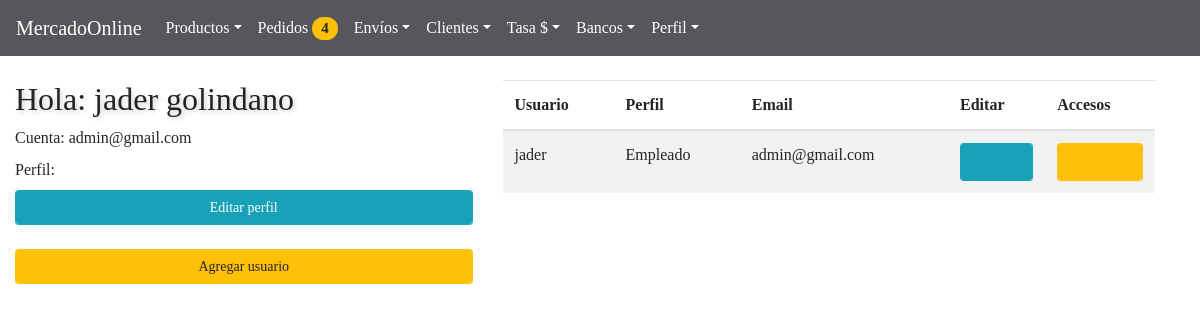
The page /BackAdmin/updateCount (signed in) on the database its author committed.
### tables this page shows
CREATE TABLE `empleados` (
  `id` int(11) NOT NULL,
  `user` text NOT NULL,
  `password` text NOT NULL,
  `name` text NOT NULL,
  `lastname` text NOT NULL,
  `intents` int(11) NOT NULL,
  `rol` int(11) NOT NULL,
  `enable` int(11) NOT NULL
);

### BackAdmin/controllers/controllerPage.php (called while the page is built)
<?php
class page{
 public static function template(){
 			include "views/template.php";
 		}
 public static function pageConnectController(){
if (isset( $_GET["action"])) {
	 	$controllerPage = $_GET["action"];
}
else{
	$controllerPage ="index";
}
 	$answer = pageModel::pageConnectModel($controllerPage);
 	include $answer;
 }
}

### BackAdmin/models/connection.php (called while the page is built)
<?php
class connection{
	 public static function connect(){
	 	$link = new PDO("mysql:host=localhost;dbname=mercadoonline","root","");
	 	return $link;
	 }
}

### BackAdmin/models/usersModels.php (called while the page is built, shortened)
<?php
require_once "connection.php";
class userModel{
 public static function viewUserPerfilModel($dataModel, $table){
$stmt = connection::connect()->prepare("SELECT user, name, lastname, rol FROM $table WHERE id = :id AND user = :user");
 	 	$stmt ->bindParam(":id",$dataModel["id"],PDO::PARAM_INT);
		$stmt ->bindParam(":user",$dataModel["user"],PDO::PARAM_STR);
		 $stmt -> execute();
		 return $stmt->fetch();
 		}
  public static function  viewUsersModel($table){
  	$stmt = connection::connect()->prepare("SELECT id, user, rol, name, lastname FROM $table ORDER BY rol DESC");
 	$stmt -> execute();
	return $stmt->fetchAll();
  		}
}

### BackAdmin/controllers/usersControllers.php (the view, shortened to what this page needs)
<?php
class userController{
 public static function  viewUserPerfilController(){
 				if (isset($_SESSION["id"]) && $_SESSION["user"] ) {
 					$dataController = array("id"=>$_SESSION["id"], "user"=>$_SESSION["user"]);
 					$table = "empleados";
 				$answer = userModel::viewUserPerfilModel($dataController, $table);
 			echo '
 			<h2>Hola: '.$answer["name"].' '.$answer["lastname"].'</h2>
			<label for="input"  col-form-label is-valid">Cuenta:  '.$answer["user"].'</label>
			<br>
			<label for="input"  col-form-label is-valid">Perfil: '.$perfil.'</label>';
 					}
 			}
 			 public static function  viewUsersController(){
 			 	$table = "empleados";
 			 	$answer = userModel::viewUsersModel($table);
 				foreach ($answer  as $row => $item) {
 					if ( $item["rol"]== 1) {
 						$perfil = "Administrador";
 						$rolAdmin ="checked";
 						$rolEmployee="";
 					}else{
 						$perfil = "Empleado";
 						$rolEmployee="checked";
 						$rolAdmin="";
 					}
 				echo '
 				<tr>
 				<td>'.$item["name"].'</td>
 				<td>'.$perfil.'</td>
 				<td>'.$item["user"].'</td>
 				<td><a href="#edit'.$row.'"  data-toggle="modal">
 						<button  class="form-control btn-info fa fa-pencil btn-sm"  type="button"></button></a>
 			<div class="modal fade" id="edit'.$row.'" tabindex="-1" role="dialog" aria-labelledby="myModalLabel" ariahidden="true">
			<input type="text" class="form-control form-control-sm"  name="idUser" required maxlength="20"  value='.$item["id"].'  required style="display:none">
			<input type="text" class="form-control form-control-sm"  name="changeUserName" required maxlength="20"  value='.$item["name"].'  required>
			<input type="text" class="form-control form-control-sm"  name="changeUserLastName" required maxlength="20" value='.$item["lastname"].' required>
			<input type="text" class="form-control form-control-sm"  name="changeUserEmail" required maxlength="40" value='.$item["user"].' required>
  			<input class="form-check-input" type="radio" name="changeUserRol" id="exampleRadios2" value=1 '.$rolAdmin.'>
  			<input class="form-check-input" type="radio" name="changeUserRol" id="exampleRadios1" value=2 '.$rolEmployee.'>
				</div>
 				</td>
 	<td><a href="#syst'.$row.'"  data-toggle="modal">
 			<button  class="form-control btn-warning fa fa-user btn-sm"  type="button"></button></a>
 			<div class="modal fade" id="syst'.$row.'" tabindex="-1" role="dialog" aria-labelledby="myModalLabel" ariahidden="true">
			<input type="text" class="form-control form-control-sm"  name="deleteidUser" required maxlength="20"  value='.$item["id"].'  required style="display:none">
			<input type="submit" class="form-control btn-danger  btn-sm" value="Eliminar usuario  '.$item["user"].'">
				  </div>
				</td>
 				</tr>';
 								}
 			 }
}

### BackAdmin/views/css/style.css (style rules this page uses)
* { margin: 0; padding: 0; list-style: none; text-decoration: none; font-family:"Pavanam-Regular"; }
body { text-align: center; margin: 0%; }
h1,h2,h3,h4,h5,h6 { font-family:"Pavanam-Regular"; text-shadow: 2px 2px 5px rgba(0,0,0,0.2); }

### rows shown on the page
empleados: name "jader", lastname "golindano", user "admin@gmail.com", rol "Empleado"

### other values the page prints
$answer["id"] "4"
